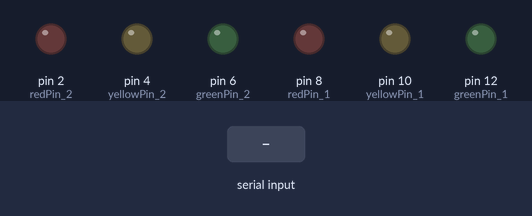
Simulated run of this sketch. Board: Arduino Uno, built with avr-gcc and run on an emulated ATmega328P. Parts: output pins drawn as LEDs (lit = HIGH). The inputs (shaded band) are chosen by the test bench.

Above: at 1.2 s.
1.3 s: "G" received over Serial
At 2.4 s:
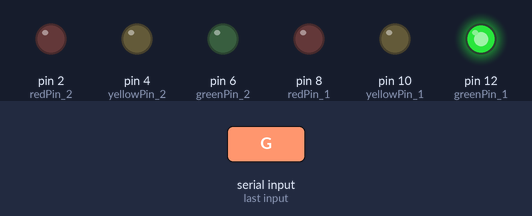
2.8 s: "Y" received over Serial
At 3.6 s:
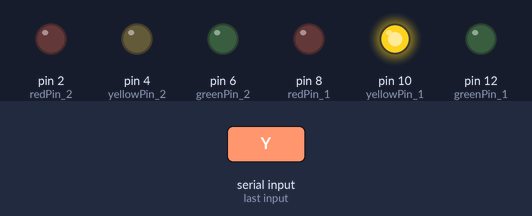
4.3 s: "R" received over Serial
At 4.7 s:
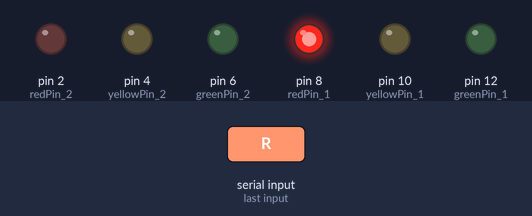
5.8 s: "A" received over Serial
At 7.0 s:
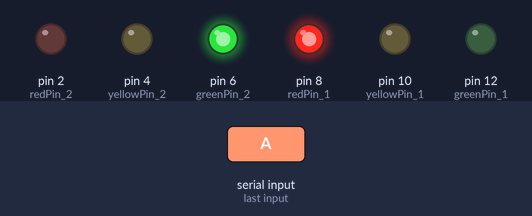
7.3 s: "B" received over Serial
At 8.2 s:
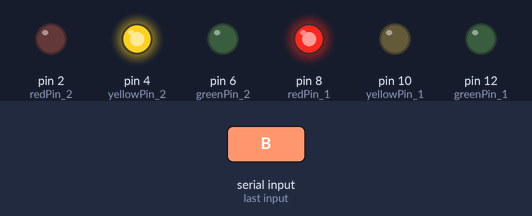
8.8 s: "C" received over Serial
At 9.3 s:
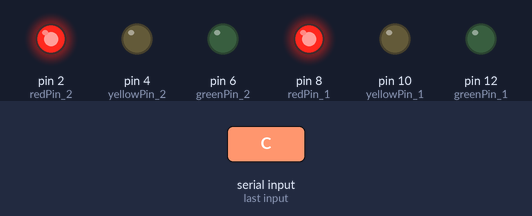
Timing chart, 0 to 11.3 s (numbered marks = the images above; inputs shaded):
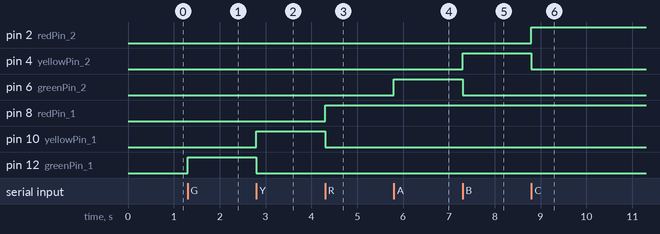

The sketch:

arduino.ino
```cpp
// Arduino code
const int greenPin_1 = 12;
const int yellowPin_1 = 10;
const int redPin_1 = 8;
const int greenPin_2 = 6;
const int yellowPin_2 = 4;
const int redPin_2 = 2;


void setup() {
    pinMode(greenPin_1, OUTPUT);
    pinMode(yellowPin_1, OUTPUT);
    pinMode(redPin_1, OUTPUT);
    pinMode(greenPin_2, OUTPUT);
    pinMode(yellowPin_2, OUTPUT);
    pinMode(redPin_2, OUTPUT);
    Serial.begin(9600);
}

void loop() {
    if (Serial.available() > 0) {
        char command = Serial.read();
        if (command == 'G') {
            digitalWrite(greenPin_1, HIGH);
            digitalWrite(redPin_1, LOW);
        } else if (command == 'Y') {
            digitalWrite(greenPin_1, LOW);
            digitalWrite(yellowPin_1, HIGH);
        } else if (command == 'R') {
            digitalWrite(yellowPin_1, LOW);
            digitalWrite(redPin_1, HIGH);
        } else if (command == 'A') {
            digitalWrite(greenPin_2, HIGH);
            digitalWrite(redPin_2, LOW);
        } else if (command == 'B') {
            digitalWrite(greenPin_2, LOW);
            digitalWrite(yellowPin_2, HIGH);
        } else if (command == 'C') {
            digitalWrite(yellowPin_2, LOW);
            digitalWrite(redPin_2, HIGH);
        }

    }
}
```

Measured:
- after the input at 1.3 s, pin 12 (greenPin_1): LOW → HIGH at once
- after the input at 2.8 s, pin 10 (yellowPin_1): LOW → HIGH at once; pin 12 (greenPin_1): HIGH → LOW at once
- after the input at 4.3 s, pin 8 (redPin_1): LOW → HIGH at once; pin 10 (yellowPin_1): HIGH → LOW at once
- after the input at 5.8 s, pin 6 (greenPin_2): LOW → HIGH at once
- after the input at 7.3 s, pin 4 (yellowPin_2): LOW → HIGH at once; pin 6 (greenPin_2): HIGH → LOW at once
- after the input at 8.8 s, pin 2 (redPin_2): LOW → HIGH at once; pin 4 (yellowPin_2): HIGH → LOW at once
